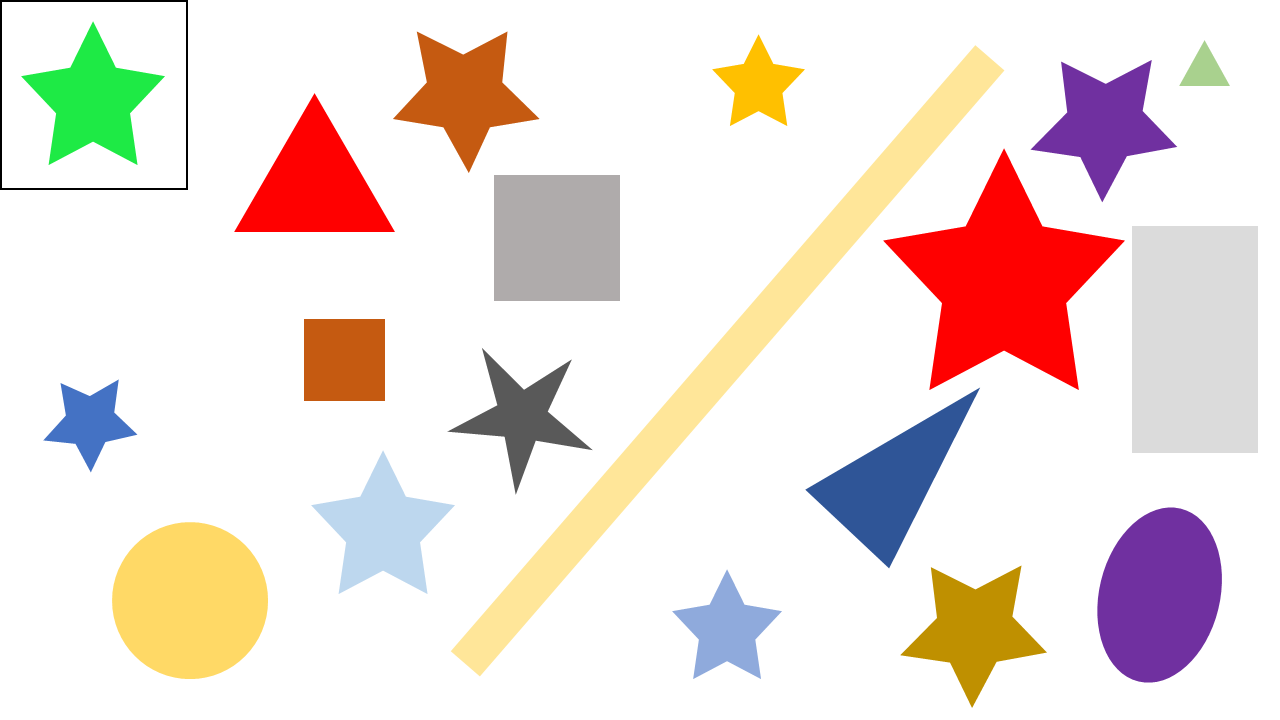
#> input picture Laba_8/task.png, 1280 x 720 px, found by its file name
$ python task_1.py
#> lines starting #> are read from the running program, lines starting #| are printed output that depends on the picture; after the words box and inside, x2 and y2 are one past the last pixel; in counts of white or black regions, pixels touching at a corner belong together; long printed decimals are rounded
import cv2, math, sys
import numpy as np

def save_or_break(img, path): # Сохранение
    key=cv2.waitKey(0)
    if key == 121: # Нажали Y - сохранить
        cv2.imwrite(path,img)
    elif key==27: # Нажали ESC - выйти
        cv2.destroyAllWindows()
        sys.exit(1)

img = cv2.imread('Laba_8\\task.png')
#> img is the input picture: shape (720, 1280, 3); mean B, G, R 220, 225.3, 238.4
window='image'
cv2.namedWindow(window, cv2.WINDOW_GUI_EXPANDED)

img_c = cv2.cvtColor(img, cv2.COLOR_BGR2GRAY)
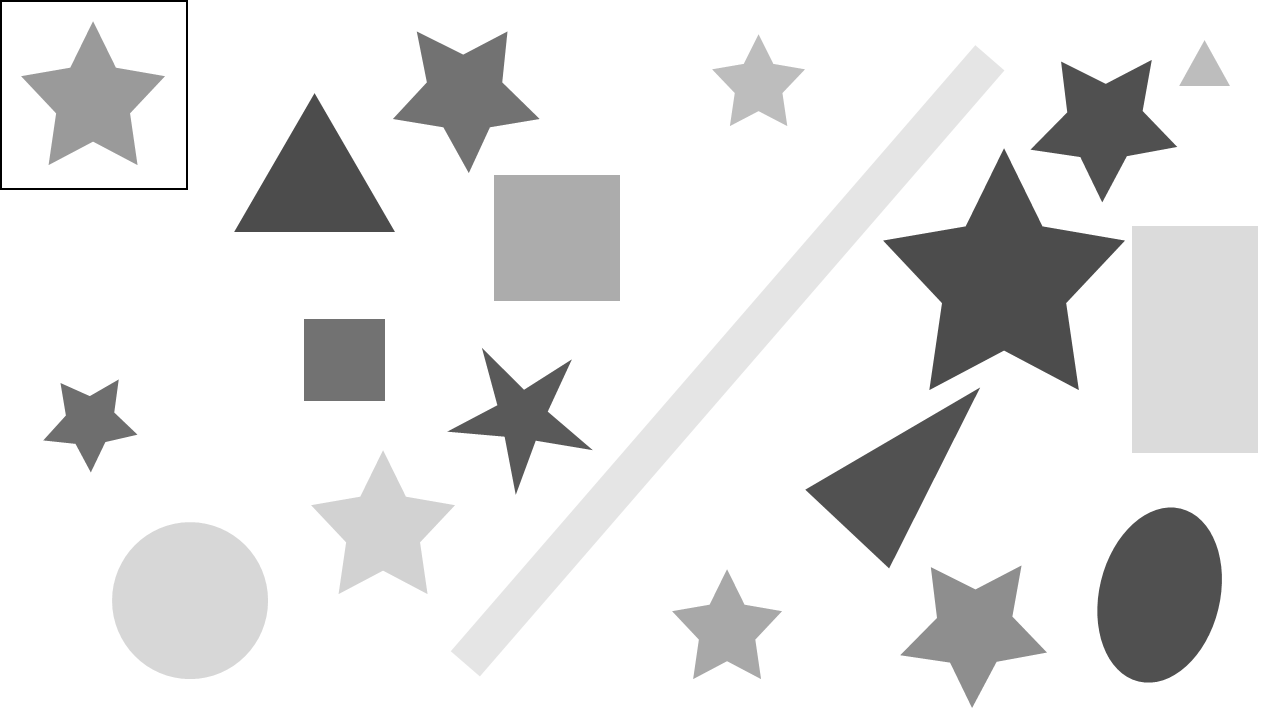
#> img_c: shape (720, 1280); min 0, max 255, mean 228.6
_,img_c = cv2.threshold(img_c, 80,255, cv2.THRESH_OTSU)
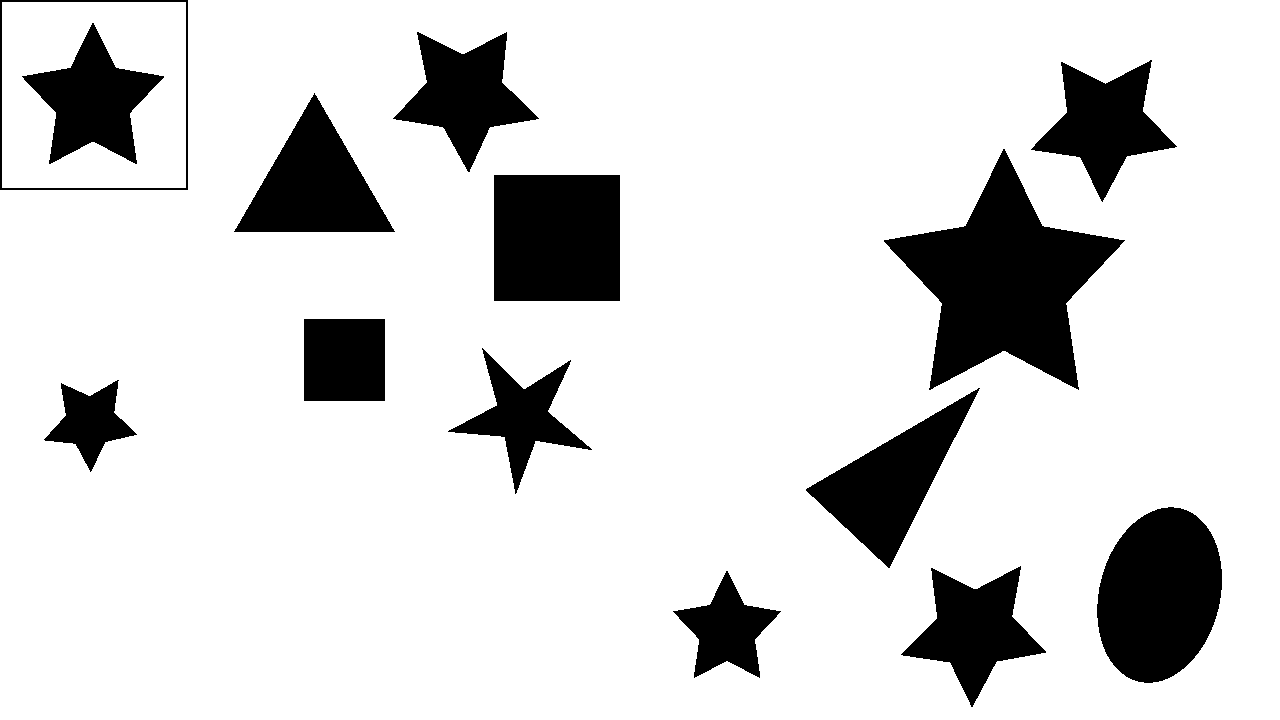
#> img_c: shape (720, 1280); 84.8% white; 14 black regions
contours, hierarchy = cv2.findContours(img_c, mode=cv2.RETR_CCOMP, method=cv2.CHAIN_APPROX_SIMPLE)
#> contours = 15 contours; largest, box (x1, y1, x2, y2) and area: (0, 0, 1280, 720) 883882, (2, 2, 186, 188) 33855, (883, 148, 1126, 391) 26126, (1096, 506, 1223, 684) 17106, (493, 174, 621, 302) 16127
# нужный контур индекс 1
# cv2.drawContours(img, contours,contourIdx=1, color=(255,0,0), thickness=3)

moments=[]
hu_moments=[]
# ищем 4, 13, 14

for i in range(0,len(contours)-1):
    moments.append(cv2.moments(contours[i+1], False))
    hu_moments.append(cv2.HuMoments(moments[i]))
#> this loop made 14 passes
#> after the loop, hu_moments = 14 items; moments = 14 items

stars=[]
pattern = moments[0]
#> pattern = moments, m00 9191.5, centre m10/m00, m01/m00 = (92.58, 100.3)
hu_pattern = hu_moments[0]
#> hu_pattern = [0.185, 8.7e-05, 7.73e-09, 3.55e-09, 8.51e-18, 3.25e-11, 1.65e-17]
# print(hu_pattern[0])
print(pattern['nu20'])
#| 0.08806
for i in range(1,len(moments)):
    print(moments[i]['nu20'])
    # print(hu_moments[i][0])
    if hu_pattern[0]*0.99<=hu_moments[i][0]<=hu_pattern[0]*1.01 and pattern['m00']*0.96<=moments[i]['m00']<=pattern['m00']*1.04:
          stars.append(contours[i+1])
#> this loop made 13 passes
#| 0.1462
#| 0.0877
#| 0.09131
#| 0.05769
#| 0.1142
#| 0.09063
#| 0.1116
#| 0.08231
#> (further printed lines are left out)
#> after the loop, stars = 3 contours; box (x1, y1, x2, y2) and area: (1030, 59, 1178, 203) 9388, (392, 31, 540, 173) 9324, (900, 565, 1047, 708) 9262

# print(stars)

for i in range(len(stars)):
      cv2.drawContours(img, stars,contourIdx=i, color=(0,0,0), thickness=5)
#> this loop made 3 passes
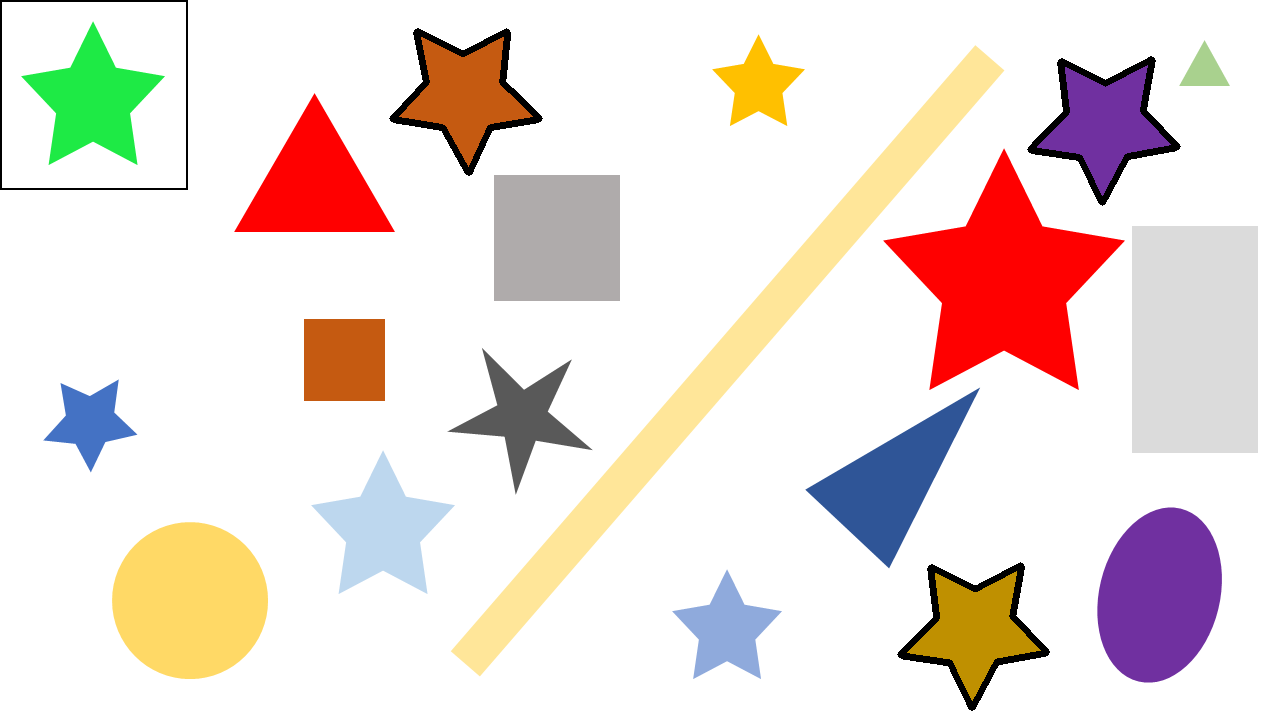
#> img: shape (720, 1280, 3); 1.08% of pixels changed, all inside (x1, y1, x2, y2) = (389, 28, 1181, 711)

cv2.imshow(window, img)
save_or_break(img, "Photo\\8.png")
#> (key Esc is pressed here)
#> (the run stopped early here; a loop or call above may not have finished)
